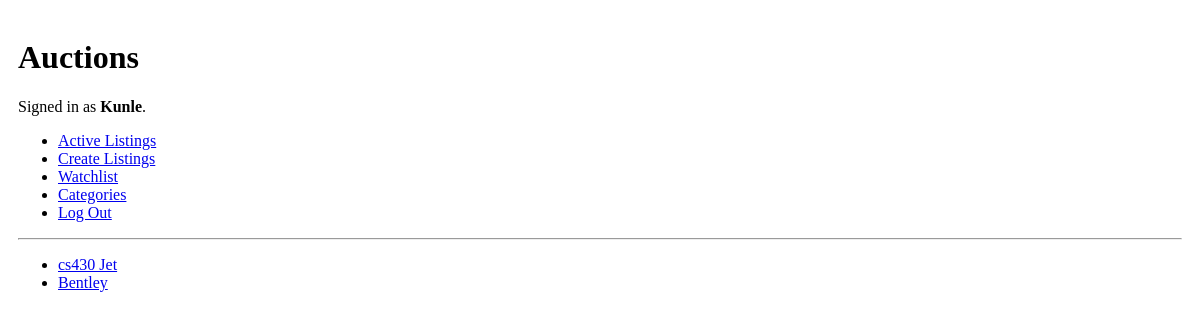
The app's page /auctions/watchlist (signed in), older data.
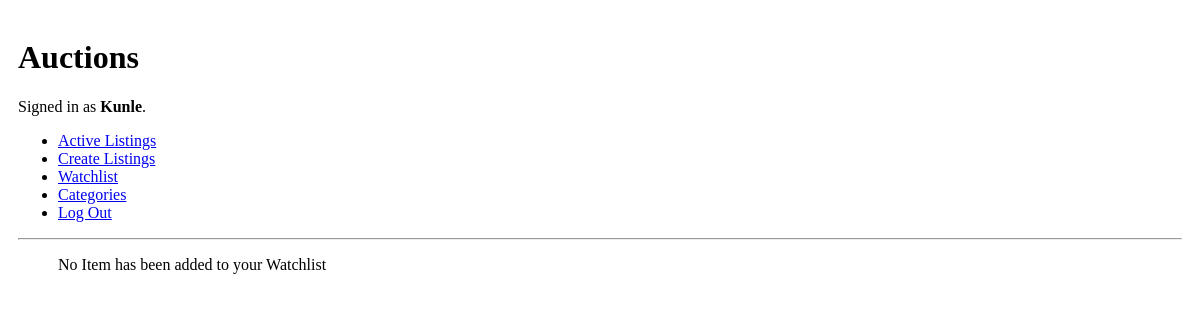
The same page, newer data.
### auctions/models.py (models this page shows, shortened)
class Watchlist(models.Model):
    user = models.ForeignKey(User, on_delete=models.CASCADE)
    item_name = models.ForeignKey(AuctionListings, on_delete=models.CASCADE)
    def __str__(self):
        return self.item_name.item_name

class AuctionListings(models.Model):
    user = models.ForeignKey(User, on_delete=models.CASCADE)
    item_name = models.CharField(max_length=30)
    description = models.CharField(max_length=200, blank=True)
    price = models.IntegerField(default=0)
    category = models.ForeignKey('Category', on_delete=models.CASCADE)
    image = models.ImageField(upload_to='images/', blank=True)
    is_closed = models.BooleanField(default=False)

### auctions/views.py (the view)
# urls.py: path("watchlist", views.watchlist, name="watchlist"),
def watchlist(request):
    return render(request, 'auctions/watchlist.html', {
        'watchlist': Watchlist.objects.filter(user_id=request.user.id)
    })

### auctions/templates/auctions/watchlist.html (shortened to what this page needs)
{% extends 'auctions/layout.html' %}
{% block body %}
    <ul>
        {% for item in watchlist%}
            <li>
                <a href="{% url 'listing_page' item %}">
                    {{item}}
                </a>
            </li>
        {% empty %}
            No Item has been added to your Watchlist
        {% endfor %}
    </ul>
{% endblock %}

Row changes from the older to the newer data that the page shows:
removed Watchlist: item_name.item_name "cs430 Jet"
removed Watchlist: item_name.item_name "Bentley"
Text that changed along with them:
text now shown: "No Item has been added to your Watchlist"
